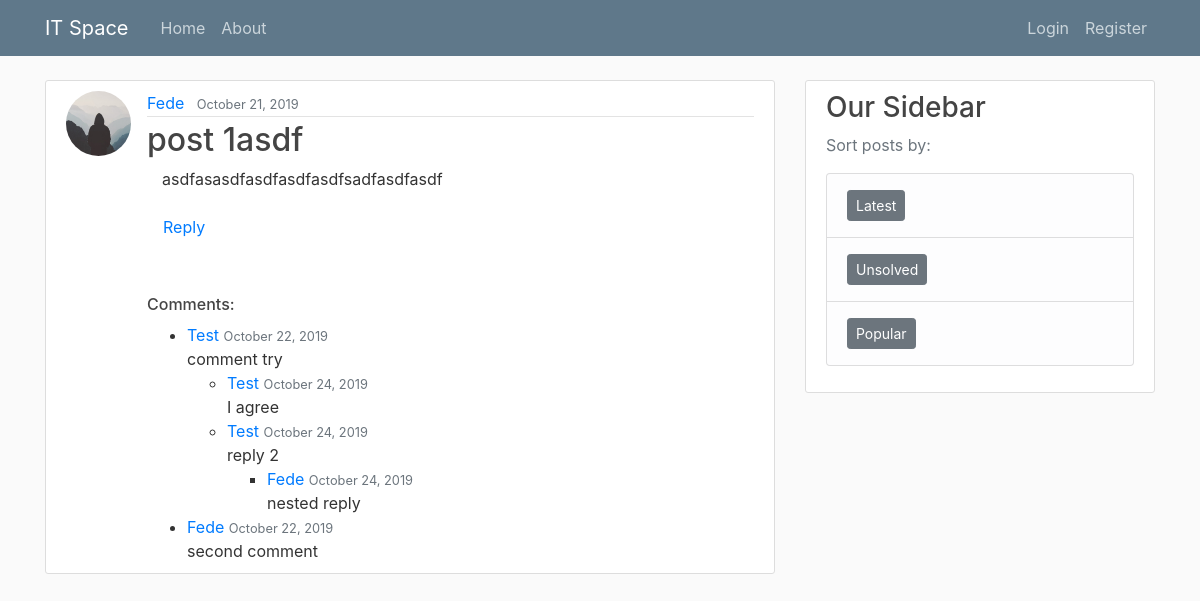
The page /post/34/ on the database its author committed.
### blog/models.py (models this page shows, shortened)
class Post(models.Model):
    title = models.CharField(max_length=100)
    content = models.TextField()
    date_posted = models.DateTimeField(default=timezone.now)
    author = models.ForeignKey(User, on_delete=models.CASCADE)
    def get_top_level_comments(self):
        return self.comment_set.filter(reply__isnull=True)

class Comment(models.Model):
    content = models.TextField()
    date_posted = models.DateTimeField(default=timezone.now)
    author = models.ForeignKey(User, on_delete=models.CASCADE)
    post = models.ForeignKey(Post, null=True, on_delete=models.CASCADE)
    reply = models.ForeignKey('self', null=True, on_delete=models.CASCADE, blank=True, related_name='replies')

### users/models.py (models this page shows, shortened)
class Profile(models.Model):
    user = models.OneToOneField(User, on_delete=models.CASCADE)
    image = models.ImageField(default='default.jpg', upload_to='profile_pics')

### blog/views.py (the view)
# urls.py: path('post/<int:pk>/', PostDetailView.as_view(), name='post-detail'),
class PostDetailView(DetailView):
    model = Post

### blog/templates/blog/post_detail.html (shortened to what this page needs)
{% extends "blog/base.html" %}
{% block content %}
  <article class="media content-section">
    <img class="rounded-circle article-img" src="{{ object.author.profile.image.url }}">
    <div class="media-body">
      <div class="article-metadata">
        <a class="mr-2" href="{% url 'user-posts' object.author.username %}">{{ object.author }}</a>
        <small class="text-muted">{{ object.date_posted|date:"F d, Y" }}</small>
      </div>
      <h2 class="article-title">{{ object.title }}</h2>
      <p class="col-md-4">{{ object.content }}</p>
      <a class="nav-item nav-link" href="{% url 'comment-create' object.id %}">Reply</a>
      <br />
      <br />
      <h6> Comments: </h6>
	{% with comments=object.get_top_level_comments %}
	<ul>
	     {% include "blog/tree.html" %}
	</ul>
        {% endwith %}
 </div>
 </article>
{% endblock content %}

### blog/templates/blog/tree.html (shortened to what this page needs)
{% for comment in comments %}
  <li>
      <a href="{% url 'user-posts' object.author.username %}"> {{ comment.author|capfirst }} </a>
      <small class="text-muted">{{ comment.date_posted|date:"F d, Y" }}</small>
      <br />
      {{ comment.content }}
      <br />
      {% if comment.replies.all %}
        <ul>
          {% include "blog/tree.html" with comments=comment.replies.all %}
        </ul>
      {% endif %}
  </li>
{% endfor %}

### static/blog/main.css (style rules this page uses)
body { background: #fafafa; color: #333333; margin-top: 5rem; }
h1, h2, h3, h4, h5, h6 { color: #444444; }
ul { margin: 0; }
.content-section { background: #ffffff; padding: 10px 20px; border: 1px solid #dddddd; border-radius: 3px; margin-bottom: 20px; }
.article-title { color: #444444; }
.article-img { height: 65px; width: 65px; margin-right: 16px; }
.article-metadata { padding-bottom: 1px; margin-bottom: 4px; border-bottom: 1px solid #e3e3e3 }

### rows shown on the page
Post: author.profile.image (placeholder picture), author "Fede", date_posted "October 21, 2019", title "post 1asdf", content "asdfasasdfasdfasdfasdfsadfasdfasdf"
Comment: author "Test", date_posted "October 22, 2019", content "comment try"
Comment: author "Test", date_posted "October 24, 2019", content "I agree"
Comment: author "Test", date_posted "October 24, 2019", content "reply 2"
Comment: author "Fede", date_posted "October 24, 2019", content "nested reply"
Comment: author "Fede", date_posted "October 22, 2019", content "second comment"
